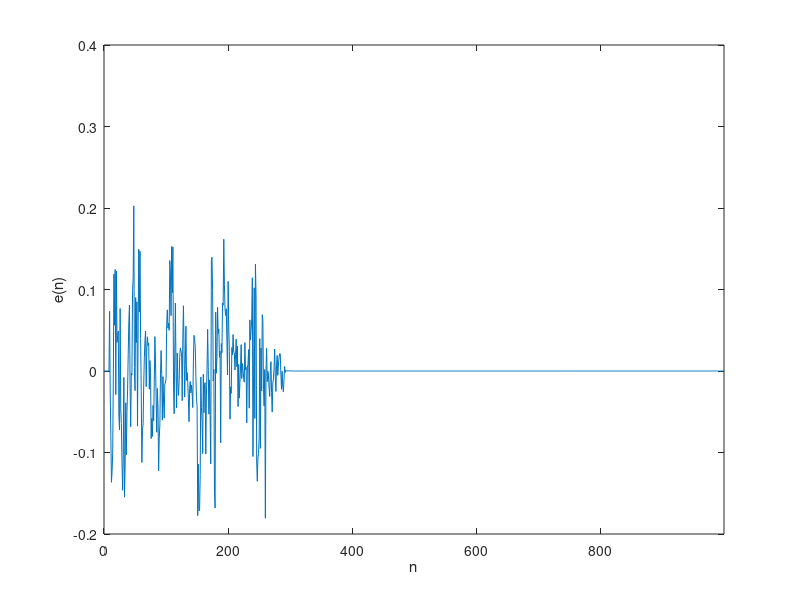

Source code (MATLAB):
clear all;
clc;

%% parameterek
N=1000;      % ennyi mintat szimulalunk
y=@(x) filter(1./(10:10:100),1,x)+filter(1./(10:10:100),1,x).^2+1.5*filter(1./(10:10:100),1,x).^3; % a nemlinearis rendszer
ord=3;       % az illesztett Volterra-modell fokszama
lambda=0.98; % RLS felejtesi faktor (0<lambda<=1)
L=10;        % a Volterra-modell memoriajanak hossza

%% Volterra-kernelek identifikacioja RLS algoritmussal
x=randn(1,N); % gerjesztes
y_=y(x); % a nemlinearis rendszer valasza a gerjesztesre
K=(ord+1)*nchoosek(ord+L,ord+1)/L-1; % ennyi egyutthatora lesz szukseg (ismetleses kombinaciok szama)
h=zeros(1,K);
X=zeros(1,K);
P=1000*eye(K);
e=zeros(1,N);
for ii=L:N
    pos=1;
    for jj=1:ord
        combs=bsxfun(@minus,nchoosek(0:L+jj-2,jj),0:jj-1);
        X(pos:pos+size(combs,1)-1)=prod(reshape(x(ii-combs),size(combs)),2);
        pos=pos+size(combs,1);
    end
    e(ii)=y_(ii)-X*h';
    P=1/lambda*(P-P*(X')*X*P/(lambda+X*P*X'));
    h=h+X*P'*e(ii);
end

%% abrazolas
figure(1);
plot(0:N-1,e);
xlim([0 N-1]);
xlabel('n');
ylabel('e(n)');